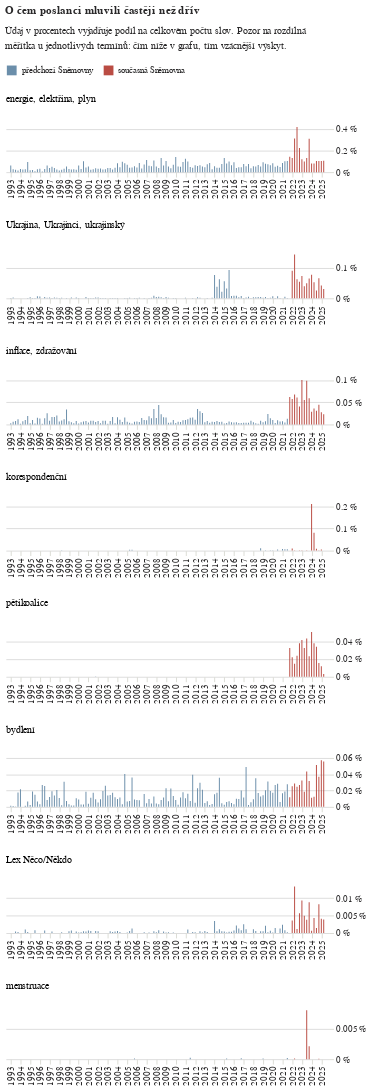

This figure's notebook cell:
### Code cell
graf = alt.Chart(
    do_grafu.to_pandas(),
    title=alt.Title(
        ["O čem poslanci mluvili častěji než dřív"],
        subtitle=[
            "Údaj v procentech vyjadřuje podíl na celkovém počtu slov. Pozor na rozdílná",
            "měřítka u jednotlivých termínů: čím níže v grafu, tím vzácnější výskyt."
        ]
    ),
    width=330,
    height=50
).mark_bar(
    width=1
).encode(
    alt.X('datum:T', axis=alt.Axis(title=None, tickCount=33, labelAngle=270)),
    alt.Y('podil:Q', axis=alt.Axis(domainOpacity=0, tickColor='#DCDDD6', labelExpr="datum.label * 100 + ' %'",  tickCount=2, orient='right', title=None)),
    alt.Row('co:N', sort=maxima, title=None, header=alt.Header(labelAngle=0, labelAlign='left', labelAnchor='start', labelOrient='top', labelFont='Asap')),
    alt.Color("ktera_snemovna:N", 
              title=None,
              scale=alt.Scale(
                  range=['#6B8EAA','#ba4c43'
                        ]),
              legend=alt.Legend(
                  title=None,
                  direction="horizontal",
                  orient="top"
              )
    )
).configure_axisX(
    grid=False, domain=False
).configure_axisY(
    grid=True, domain=False
).configure_view(
    stroke='transparent'
).resolve_axis(
    x="independent",
    y="independent"
).resolve_scale(
    y="independent"
)

graf

### Figure 1 — Vega-Lite specification as saved in the notebook (floating-point values rounded to 4 significant figures; data arrays with more than 128 entries replaced by an {"elided": "..."} marker saying what was removed)
{"config": {"title": {"font": "Noticia Text", "fontSize": 11.5, "anchor": "start", "lineHeight": 19, "fontWeight": "bolder", "subtitleFont": "Noticia Text", "subtitleFontSize": 10, "subtitleLineHeight": 15, "subtitlePadding": 10, "dy": -10, "color": "#292829", "subtitleColor": "#292829"}, "axis": {"labelFont": "Asap", "titleFont": "Asap", "fontWeight": "lighter", "titleFontWeight": "lighter", "labelFontSize": 9, "titleFontSize": 9, "labelPadding": 2, "titlePadding": 9, "domainOpacity": 0, "tickColor": "#DCDDD6", "labelColor": "#292829"}, "legend": {"labelFont": "Asap", "labelFontWeight": "normal", "titleFont": "Asap", "titleFontWeight": "normal", "labelFontSize": 9, "titleFontSize": 9, "labelColor": "#292829"}, "axisX": {"domain": false, "grid": false}, "axisY": {"domain": false, "grid": true}, "view": {"stroke": "transparent"}}, "data": {"name": "data-e3b3eb2db1f2dd28c55ad964c35da73b"}, "mark": {"type": "bar", "width": 1}, "encoding": {"color": {"field": "ktera_snemovna", "legend": {"direction": "horizontal", "orient": "top", "title": null}, "scale": {"range": ["#6B8EAA", "#ba4c43"]}, "title": null, "type": "nominal"}, "row": {"field": "co", "header": {"labelAlign": "left", "labelAnchor": "start", "labelAngle": 0, "labelFont": "Asap", "labelOrient": "top"}, "sort": ["energie, elektřina, plyn", "Ukrajina, Ukrajinci, ukrajinský", "inflace, zdražování", "korespondenční", "pětikoalice", "bydlení", "Lex Něco/Někdo", "menstruace"], "title": null, "type": "nominal"}, "x": {"axis": {"labelAngle": 270, "tickCount": 33, "title": null}, "field": "datum", "type": "temporal"}, "y": {"axis": {"domainOpacity": 0, "labelExpr": "datum.label * 100 + ' %'", "orient": "right", "tickColor": "#DCDDD6", "tickCount": 2, "title": null}, "field": "podil", "type": "quantitative"}}, "height": 50, "resolve": {"axis": {"x": "independent", "y": "independent"}, "scale": {"y": "independent"}}, "title": {"text": ["O čem poslanci mluvili častěji než dřív"], "subtitle": ["Údaj v procentech vyjadřuje podíl na celkovém počtu slov. Pozor na rozdílná", "měřítka u jednotlivých termínů: čím níže v grafu, tím vzácnější výskyt."]}, "width": 330, "$schema": "https://vega.github.io/schema/vega-lite/v5.8.0.json", "datasets": {"data-e3b3eb2db1f2dd28c55ad964c35da73b": {"elided": "1040 records"}}}
